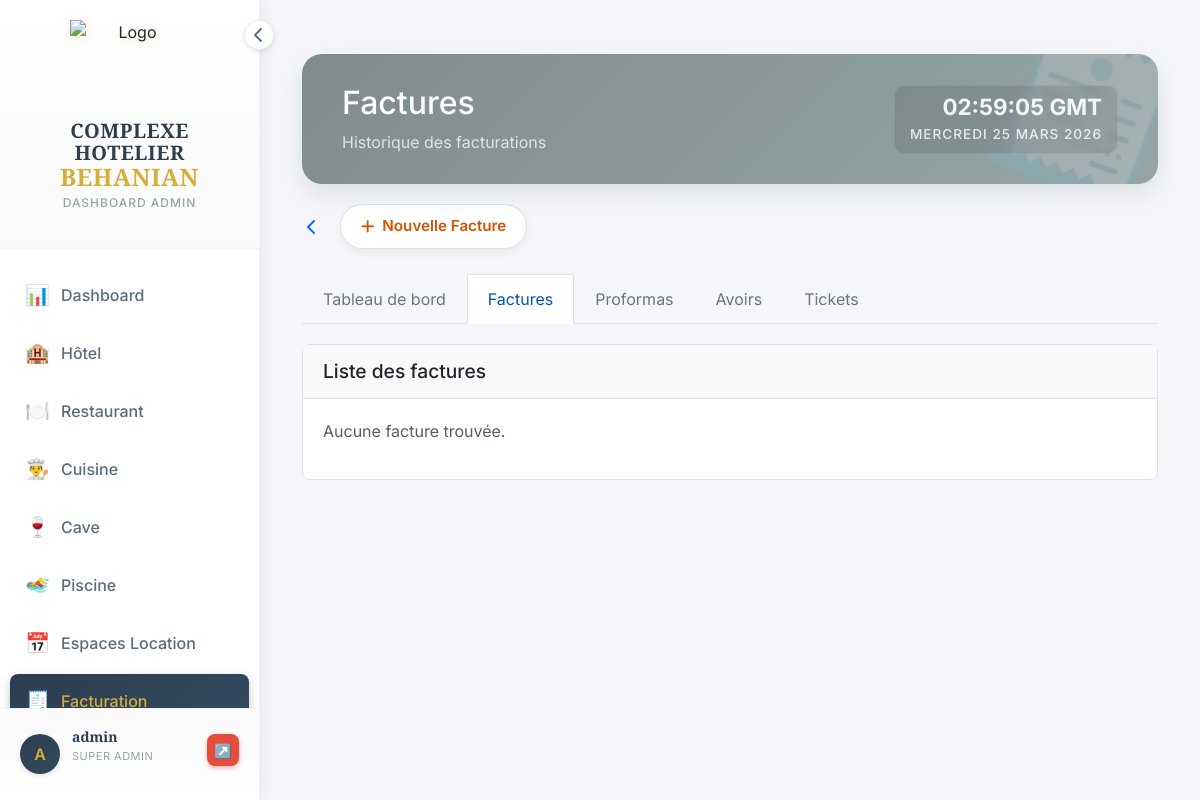
Page /facturation/factures/ (signed in) on the earlier database version.
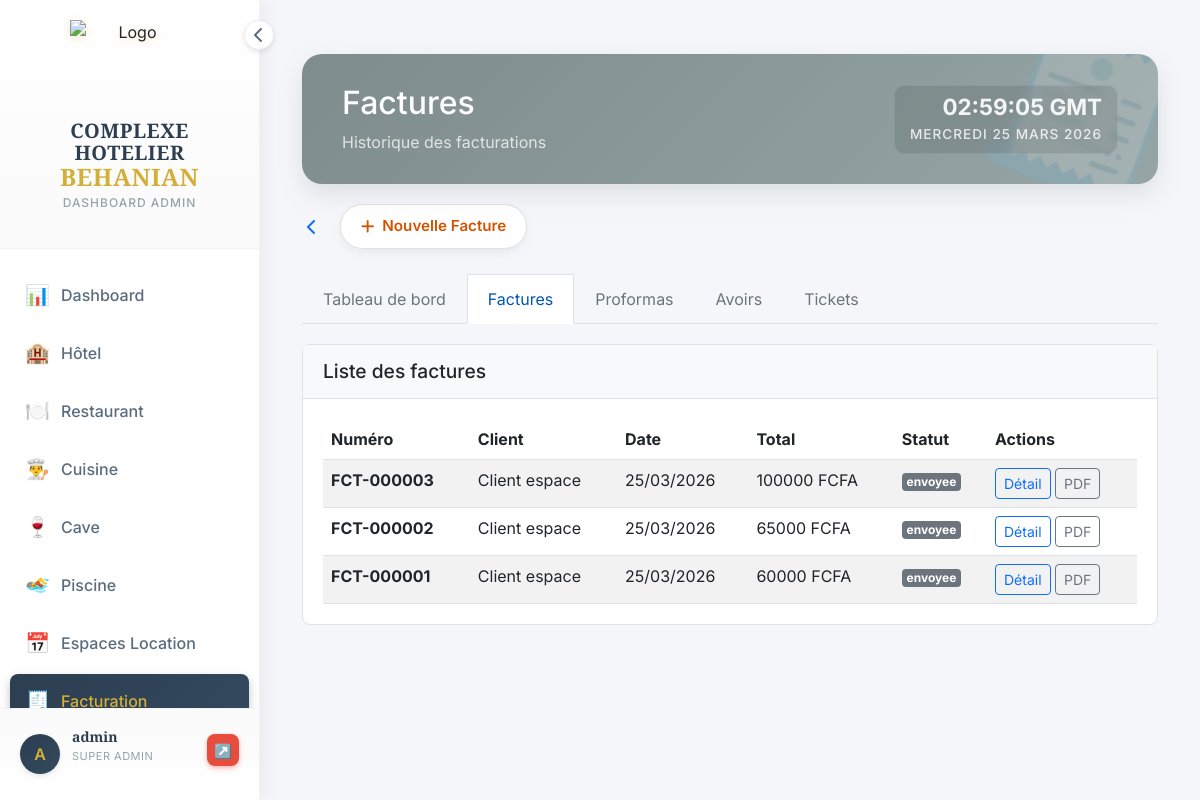
Same page on the later database version.
### facturation/models.py (models this page shows, shortened)
class Facture(models.Model):
    STATUT_CHOICES = [
        ('draft', 'Brouillon'),
        ('sent', 'Envoyée'),
        ('paid', 'Payée'),
        ('cancelled', 'Annulée'),
    ]
    numero = models.CharField(max_length=20, unique=True)
    client = models.ForeignKey(Client, on_delete=models.CASCADE)
    date_creation = models.DateTimeField(default=timezone.now)
    date_facturation = models.DateField(default=timezone.now)
    date_echeance = models.DateField(blank=True, null=True)
    statut = models.CharField(max_length=20, choices=STATUT_CHOICES, default='draft')
    sous_total = models.DecimalField(max_digits=10, decimal_places=2, default=Decimal('0.00'))
    remise = models.DecimalField(max_digits=10, decimal_places=2, default=Decimal('0.00'))
    taux_tva = models.DecimalField(max_digits=5, decimal_places=2, default=Decimal('20.00'))
    montant_tva = models.DecimalField(max_digits=10, decimal_places=2, default=Decimal('0.00'))
    total = models.DecimalField(max_digits=10, decimal_places=2, default=Decimal('0.00'))
    montant_paye = models.DecimalField(max_digits=10, decimal_places=2, default=Decimal('0.00'))
    date_paiement = models.DateTimeField(blank=True, null=True)
    cree_par = models.ForeignKey(User, on_delete=models.SET_NULL, null=True)
    notes = models.TextField(blank=True)
    class Meta:
        ordering = ['-date_creation']

class Client(models.Model):
    nom = models.CharField(max_length=100)
    prenom = models.CharField(max_length=100, blank=True)
    email = models.EmailField(blank=True)
    telephone = models.CharField(max_length=20, blank=True)
    adresse = models.TextField(blank=True)
    nif = models.CharField(max_length=50, blank=True, verbose_name="NIF")
    stat = models.CharField(max_length=50, blank=True, verbose_name="STAT")
    class Meta:
        ordering = ['nom', 'prenom']
    @property
    def nom_complet(self):
        return f"{self.nom} {self.prenom}".strip()

### facturation/views.py (the view)
# urls.py: path('factures/', views.facture_list, name='facture_list'),
@require_module_access('facturation')
def facture_list(request):
    factures = Facture.objects.all()
    return render(request, 'facturation/facture_list.html', {'factures': factures})

### utils/permissions.py (called while the page is built, shortened)
def get_user_groups(user):
    return list(user.groups.values_list('name', flat=True))

def user_has_access(user, module):
    if not user.is_authenticated:
        return False
    if user.is_superuser:
        return True

def require_module_access(module):
    def decorator(view_func):
        @wraps(view_func)
        @login_required
        def wrapper(request, *args, **kwargs):
            if not user_has_access(request.user, module):
                messages.error(request,
                    "Accès refusé — vous n'avez pas les droits pour accéder à ce module.")
                return redirect('dashboard:index')
            return view_func(request, *args, **kwargs)
        return wrapper
    return decorator

def get_accessible_modules(user):
    if user.is_superuser:
        return ['dashboard', 'hotel', 'restaurant', 'bar', 'cuisine',
                'piscine', 'boite_nuit', 'espaces', 'caisse', 'facturation',
                'parametres', 'users']

### templates/facturation/facture_list.html (shortened to what this page needs)
{% extends 'dashboard/base_dashboard.html' %}
{% block content %}
<div class="container-fluid py-4">
    <div class="header-glam facturation-watermark">
        <div class="header-content">
            <h2>Factures</h2>
            <p class="mb-0 opacity-75">Historique des facturations</p>
        </div>
        <div class="header-clock">
            <span class="time">--:-- GMT</span>
            <span class="date">Chargement...</span>
        </div>
    </div>
    <div class="action-bar">
        <a href="{% url 'facturation:index' %}" class="btn-back"><i class="fas fa-chevron-left"></i></a>
        <a href="{% url 'facturation:index' %}" class="btn-add-glam">
            <i class="fas fa-plus mr-2"></i> Nouvelle Facture
        </a>
    </div>
<div class="tabs-container">
    <div class="tabs">
        <a href="{% url 'facturation:index' %}" class="tab">Tableau de bord</a>
        <a href="{% url 'facturation:facture_list' %}" class="tab active">Factures</a>
        <a href="{% url 'facturation:proforma_list' %}" class="tab">Proformas</a>
        <a href="{% url 'facturation:avoir_list' %}" class="tab">Avoirs</a>
        <a href="{% url 'facturation:ticket_list' %}" class="tab">Tickets</a>
    </div>
</div>
<div class="content-section">
    <div class="card">
        <div class="card-header">
            <h3>Liste des factures</h3>
        </div>
        <div class="card-body">
            {% if factures %}
                <div class="table-responsive">
                    <table class="table table-striped">
                        <thead>
                            <tr>
                                <th>Numéro</th>
                                <th>Client</th>
                                <th>Date</th>
                                <th>Total</th>
                                <th>Statut</th>
                                <th>Actions</th>
                            </tr>
                        </thead>
                        <tbody>
                            {% for facture in factures %}
                                <tr>
                                    <td><strong>{{ facture.numero }}</strong></td>
                                    <td>{{ facture.client.nom_complet }}</td>
                                    <td>{{ facture.date_creation|date:"d/m/Y" }}</td>
                                    <td>{{ facture.total|floatformat:0 }} FCFA</td>
                                    <td>
                                        <span class="badge badge-{% if facture.statut == 'paid' %}success{% elif facture.statut == 'sent' %}primary{% else %}secondary{% endif %}">
                                            {{ facture.get_statut_display }}
                                        </span>
                                    </td>
                                    <td>
                                        <a href="{% url 'facturation:facture_detail' facture.pk %}" class="btn btn-sm btn-outline-primary">Détail</a>
                                        <a href="{% url 'facturation:facture_pdf' facture.pk %}" class="btn btn-sm btn-outline-secondary">PDF</a>
                                    </td>
                                </tr>
                            {% endfor %}
                        </tbody>
                    </table>
                </div>
            {% else %}
                <p class="text-muted">Aucune facture trouvée.</p>
            {% endif %}
        </div>
    </div>
</div>
{% endblock %}

Differences in the rows shown:
added Facture: numero "FCT-000003", client.nom_complet "Client espace", date_creation "25/03/2026", total "100000", statut "envoyee"
added Facture: numero "FCT-000002", client.nom_complet "Client espace", date_creation "25/03/2026", total "65000", statut "envoyee"
added Facture: numero "FCT-000001", client.nom_complet "Client espace", date_creation "25/03/2026", total "60000", statut "envoyee"
Other differences:
text no longer shown: "Aucune facture trouvée."
text now shown: "Numéro Client Date Total Statut Actions"
